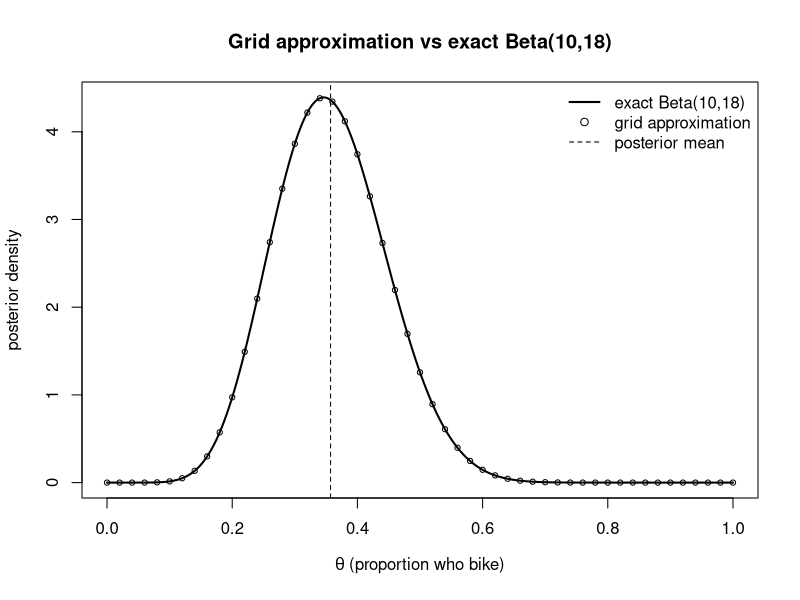
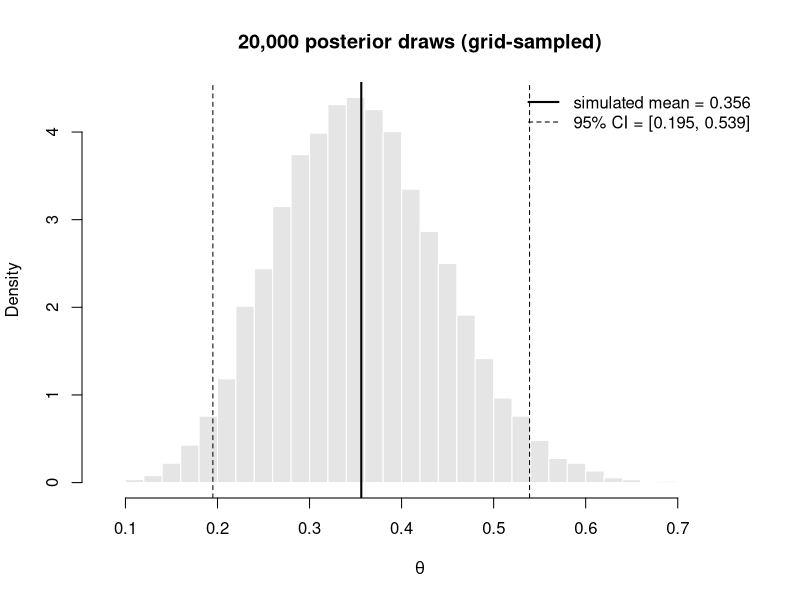

These charts were generated, in order, by the following R code:
## ---- chunk 1
#| label: fig-grid-vs-exact
#| fig-cap: "Grid-approximated posterior for the bike proportion (points) against the exact Beta(10,18) posterior (curve). The grid recovers the closed-form shape; both peak near 0.36."
#| fig-alt: "A density curve for the exact Beta(10,18) posterior rising from near zero, peaking just below 0.36, and falling toward 0.7, with small open circles from the grid approximation sitting almost exactly on the curve. A vertical dashed line marks the posterior mean at about 0.357."
# Bike proportion: prior Beta(2,2), data 8 successes in 24 trials -> exact Beta(10,18)
theta <- seq(0, 1, length.out = 1001)        # the grid
prior <- dbeta(theta, 2, 2)                    # Beta(2,2) prior density
like  <- dbinom(8, size = 24, prob = theta)    # Binomial likelihood, y=8, n=24
unnorm <- like * prior                          # prior x likelihood (unnormalized posterior)
post_grid <- unnorm / sum(unnorm)               # normalize so weights sum to 1

# Plot the EXACT posterior as a density, overlay the grid as a comparable density
exact <- dbeta(theta, 10, 18)
plot(theta, exact, type = "l", lwd = 2,
     xlab = expression(theta ~ "(proportion who bike)"), ylab = "posterior density",
     main = "Grid approximation vs exact Beta(10,18)")
# scale grid weights back to density units (divide by grid spacing) for an honest overlay
grid_density <- post_grid / (theta[2] - theta[1])
points(theta[seq(1, 1001, by = 20)], grid_density[seq(1, 1001, by = 20)],
       pch = 1, cex = 0.7)
abline(v = 10/28, lty = 2)
legend("topright", legend = c("exact Beta(10,18)", "grid approximation", "posterior mean"),
       lty = c(1, NA, 2), pch = c(NA, 1, NA), lwd = c(2, NA, 1), bty = "n")
## ---- chunk 2
#| label: fig-grid-draws
#| fig-cap: "Histogram of 20,000 posterior draws sampled from the grid approximation of the bike-proportion posterior, with the simulated mean (solid) and a 95 percent credible interval (dashed). The simulated mean lands at about 0.357, matching the closed-form value."
#| fig-alt: "A roughly bell-shaped histogram of posterior draws centered near 0.36, ranging from about 0.2 to 0.55. A solid vertical line marks the simulated mean near 0.357; two dashed vertical lines mark the lower and upper bounds of the 95 percent credible interval at roughly 0.20 and 0.53."
set.seed(2026)
theta <- seq(0, 1, length.out = 1001)
prior <- dbeta(theta, 2, 2)
like  <- dbinom(8, size = 24, prob = theta)
post_grid <- (like * prior) / sum(like * prior)

draws <- sample(theta, size = 20000, replace = TRUE, prob = post_grid)
sim_mean <- mean(draws)
ci <- quantile(draws, c(0.025, 0.975))

hist(draws, breaks = 40, freq = FALSE, col = "grey90", border = "white",
     xlab = expression(theta), main = "20,000 posterior draws (grid-sampled)")
abline(v = sim_mean, lwd = 2)
abline(v = ci, lty = 2)
legend("topright",
       legend = c(sprintf("simulated mean = %.3f", sim_mean),
                  sprintf("95%% CI = [%.3f, %.3f]", ci[1], ci[2])),
       lty = c(1, 2), lwd = c(2, 1), bty = "n")
## ---- chunk 3
#| label: session-record
#| echo: true
# A session record at the foot of every reproducible report
sessionInfo()
